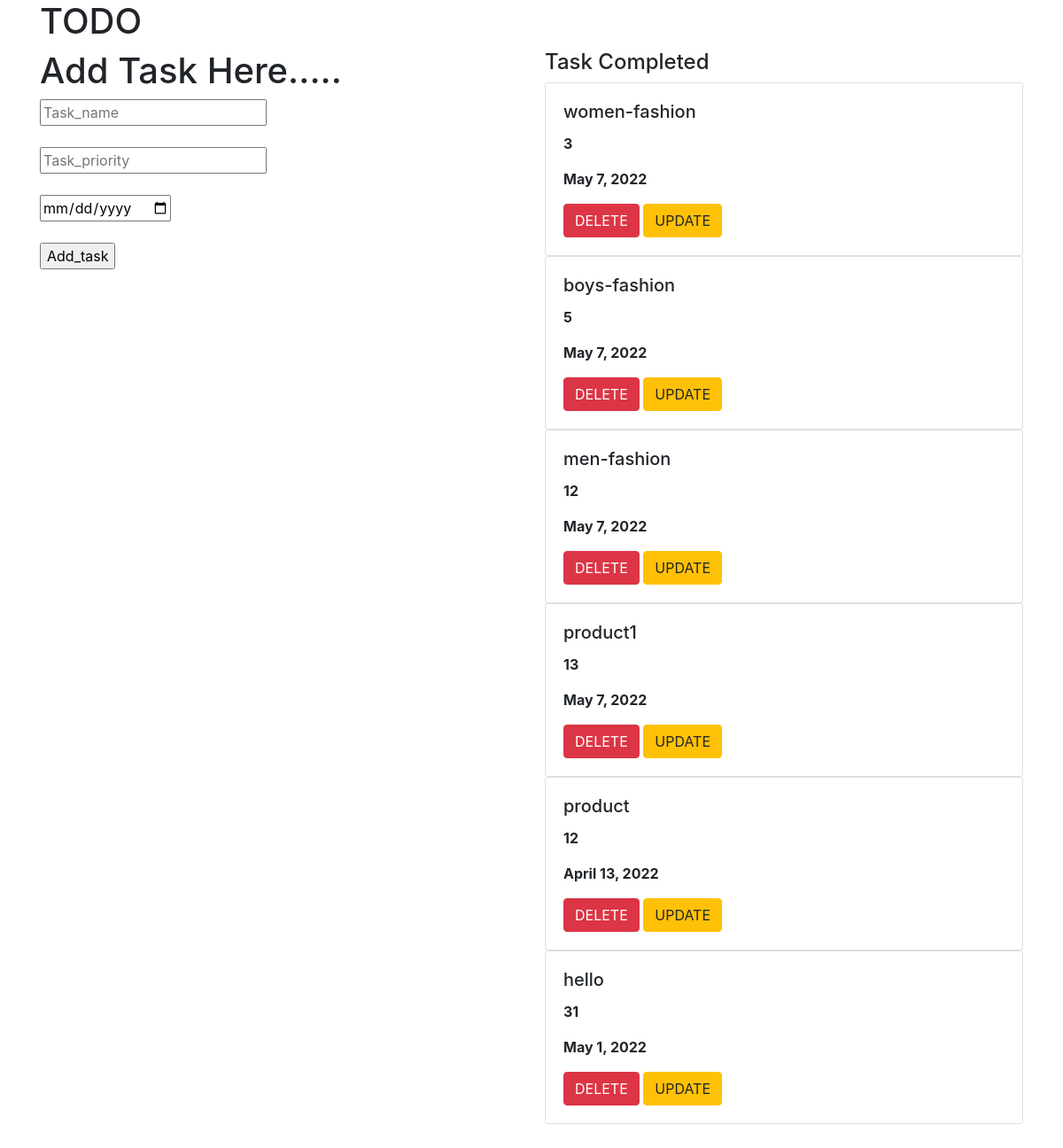
The page / on the database its author committed.
### todo_app/models.py (models this page shows, shortened)
class Task(models.Model):
    name = models.CharField(max_length=200)
    priority = models.IntegerField()
    date = models.DateField(default=datetime.date.today)

### todo_app/views.py (the view)
# urls.py: path('',views.Task_view,name='task_view'),
def Task_view(request):
    if request.method == "POST":
        name = request.POST['name']
        priority = request.POST['priority']
        date = request.POST['date']
        s = Task(name=name, priority=priority,date=date)
        s.save()
    obj = Task.objects.all()
    return render(request,'task_view.html',{'obj':obj})

### templates/task_view.html (shortened to what this page needs)
{% extends 'base.html' %}
{% block content %}
<body>
<div class="container">
    <div class="row">
        <div class="col-md-12">
            <div class="banner">
                <div class="banner-text">
                    <h1>TODO</h1>
                </div>
            </div>
        </div>
    </div>
    <div class="row">
        <div class="col-md-6">
            <h1>Add Task Here.....</h1>
            <form method="post">
                <input type="text" name="name" placeholder="Task_name" ><br><br>
                <input type="text" name="priority" placeholder="Task_priority"><br><br>
                <input type="date" name="date" placeholder="Task_date"><br><br>
                <input type="submit" value="Add_task">
            </form>
        </div>
        <div class="col-md-6">
            <h4>Task Completed</h4>
            {% for i in obj %}
            <div class="card">
                <div class="card-body">
                    <h5 class="card-title">
                        {{i.name}}
                    </h5>
                    <p><b>{{i.priority}}</b></p>
                    <p><b>{{i.date}}</b></p>
                    <a class="btn btn-danger" href="{% url 'delete' i.id %}">DELETE</a>
                    <a class="btn btn-warning" href="{% url 'update' i.id %}">UPDATE</a>
                </div>
            </div>
            {% endfor %}
        </div>
    </div>
</div>
<br><br><br>
</body>
{% endblock %}

### templates/base.html (shortened to what this page needs)
<!DOCTYPE html>
<html lang="en">
<head>
    <link rel="stylesheet" href="https://cdn.jsdelivr.net/npm/bootstrap@4.0.0/dist/css/bootstrap.min.css">
</head>
<body>
{% block content %}
{% endblock %}
</body>
</html>

### rows shown on the page
Task: name "women-fashion", priority "3", date "May 7, 2022"
Task: name "boys-fashion", priority "5", date "May 7, 2022"
Task: name "men-fashion", priority "12", date "May 7, 2022"
Task: name "product1", priority "13", date "May 7, 2022"
Task: name "product", priority "12", date "April 13, 2022"
Task: name "hello", priority "31", date "May 1, 2022"
